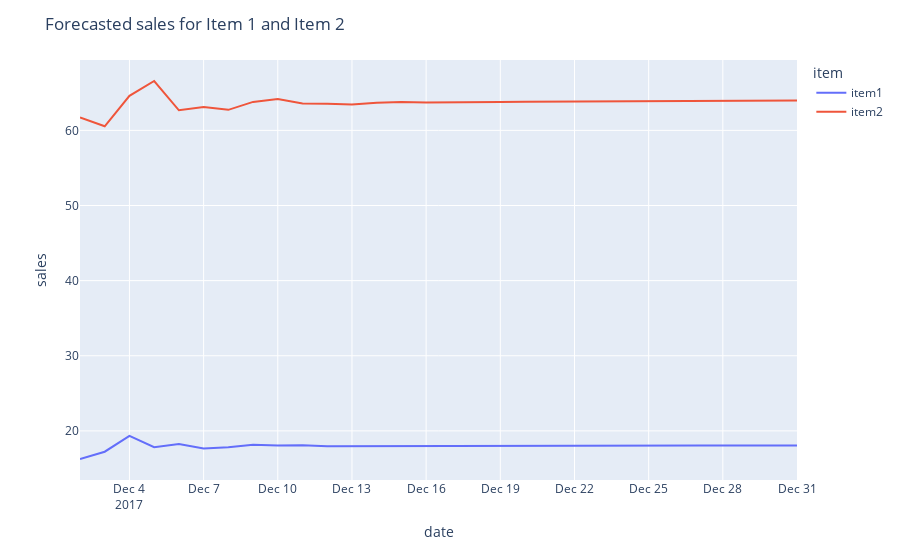

The cell this chart's notebook holds for it:
### Code cell
import plotly.express as px
fff = px.line(df_results_long, x = 'date', y = 'sales', color = 'item' )
fff.update_layout(title = 'Forecasted sales for Item 1 and Item 2')
fff.show()

### Figure 1 — Plotly figure (JSON) as saved in the notebook; plotly's stock layout.template omitted (floating-point values rounded to 4 significant figures)
{"data": [{"hovertemplate": "item=item1<br>date=%{x}<br>sales=%{y}<extra></extra>", "legendgroup": "item1", "line": {"color": "#636efa", "dash": "solid"}, "mode": "lines", "name": "item1", "orientation": "v", "showlegend": true, "type": "scatter", "x": ["2017-12-02", "2017-12-03", "2017-12-04", "2017-12-05", "2017-12-06", "2017-12-07", "2017-12-08", "2017-12-09", "2017-12-10", "2017-12-11", "2017-12-12", "2017-12-13", "2017-12-14", "2017-12-15", "2017-12-16", "2017-12-17", "2017-12-18", "2017-12-19", "2017-12-20", "2017-12-21", "2017-12-22", "2017-12-23", "2017-12-24", "2017-12-25", "2017-12-26", "2017-12-27", "2017-12-28", "2017-12-29", "2017-12-30", "2017-12-31"], "xaxis": "x", "y": [16.26, 17.23, 19.33, 17.84, 18.26, 17.65, 17.81, 18.16, 18.05, 18.08, 17.95, 17.96, 18.03, 18.04, 18.04, 18.02, 18.02, 18.03, 18.04, 18.05, 18.04, 18.04, 18.05, 18.05, 18.06, 18.06, 18.06, 18.07, 18.07, 18.07], "yaxis": "y"}, {"hovertemplate": "item=item2<br>date=%{x}<br>sales=%{y}<extra></extra>", "legendgroup": "item2", "line": {"color": "#EF553B", "dash": "solid"}, "mode": "lines", "name": "item2", "orientation": "v", "showlegend": true, "type": "scatter", "x": ["2017-12-02", "2017-12-03", "2017-12-04", "2017-12-05", "2017-12-06", "2017-12-07", "2017-12-08", "2017-12-09", "2017-12-10", "2017-12-11", "2017-12-12", "2017-12-13", "2017-12-14", "2017-12-15", "2017-12-16", "2017-12-17", "2017-12-18", "2017-12-19", "2017-12-20", "2017-12-21", "2017-12-22", "2017-12-23", "2017-12-24", "2017-12-25", "2017-12-26", "2017-12-27", "2017-12-28", "2017-12-29", "2017-12-30", "2017-12-31"], "xaxis": "x", "y": [61.72, 60.54, 64.59, 66.57, 62.67, 63.11, 62.73, 63.79, 64.16, 63.57, 63.54, 63.45, 63.69, 63.79, 63.72, 63.71, 63.7, 63.76, 63.8, 63.81, 63.82, 63.83, 63.85, 63.88, 63.9, 63.91, 63.93, 63.95, 63.97, 63.99], "yaxis": "y"}], "layout": {"legend": {"title": {"text": "item"}, "tracegroupgap": 0}, "margin": {"t": 60}, "title": {"text": "Forecasted sales for Item 1 and Item 2"}, "xaxis": {"anchor": "y", "domain": [0, 1], "title": {"text": "date"}}, "yaxis": {"anchor": "x", "domain": [0, 1], "title": {"text": "sales"}}}}
